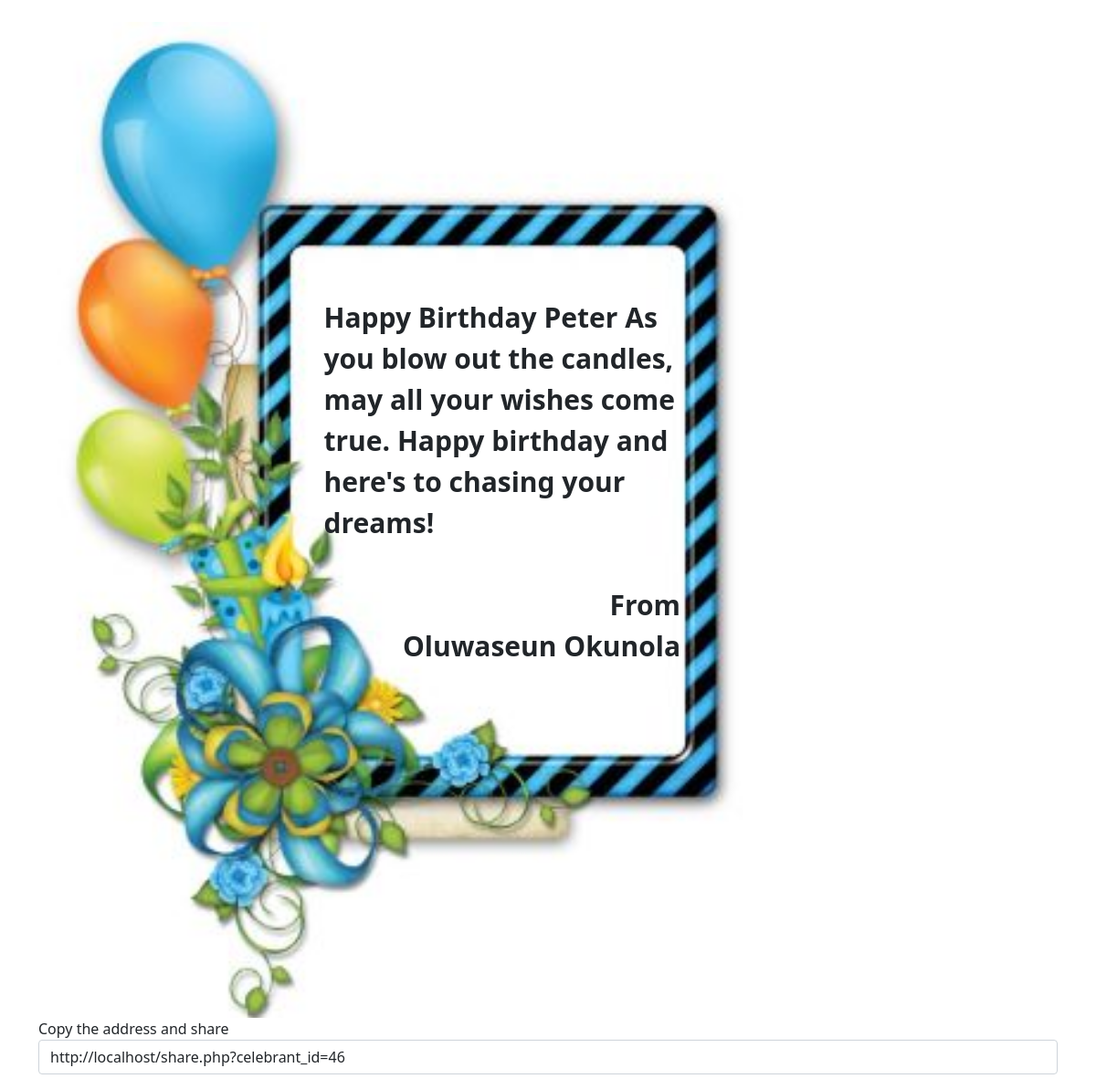
The page /share.php?celebrant_id=46 on the database its author committed.
### tables this page shows
CREATE TABLE `celebrant` (
  `celebrant_id` int(11) NOT NULL,
  `celebrant` varchar(225) NOT NULL,
  `sender` varchar(225) NOT NULL,
  `greeting` varchar(255) NOT NULL,
  `date` timestamp NOT NULL DEFAULT current_timestamp() ON UPDATE current_timestamp()
);

CREATE TABLE `greetings` (
  `id` int(11) NOT NULL,
  `greetings` varchar(1000) NOT NULL,
  `date` timestamp NOT NULL DEFAULT current_timestamp() ON UPDATE current_timestamp()
);

CREATE TABLE `users` (
  `user_id` int(11) NOT NULL,
  `fname` varchar(255) NOT NULL,
  `lname` varchar(255) NOT NULL,
  `address` varchar(1000) NOT NULL,
  `city` varchar(255) NOT NULL,
  `state` varchar(255) NOT NULL,
  `email` varchar(255) NOT NULL,
  `password` varchar(200) NOT NULL,
  `zip` varchar(100) NOT NULL
);

### share.php (the view, shortened to what this page needs)
<?php
include 'header.php';
include 'connect.php';
?>
<section id="About">
            <div class="container" style="padding-top: 2%;">
           <?php
           if(isset($_GET["celebrant_id"])){
           $celebrant_id = $_GET["celebrant_id"];
            $re = mysqli_query($conn, "SELECT * FROM celebrant where celebrant_id = '$celebrant_id' ");
              $result3 = mysqli_fetch_assoc($re);
            $celebrant = $result3['celebrant'];
            $greeting = $result3['greeting'];
            $sender = $result3['sender'];
            ?>
            <div style="background: url('frame/Celebrationv2.jpg'); background-repeat: no-repeat; background-size: cover; padding-bottom: 5%; padding-top: 20%; width: 70%;">
              <div style="padding-top: 10%; padding-left: 40%; padding-right: 10%; padding-bottom: 40%; font-size: 30px; font-weight: bold;">
             Happy Birthday <?php echo $celebrant; ?>
              <?php
              $res = mysqli_query($conn, "SELECT * FROM greetings where id = '$greeting' ");
              $result = mysqli_fetch_assoc($res);
                 echo $result['greetings'];
              ?>
              <br><br>
              <p align="right">From
              <br>
              <?php
              $sql = mysqli_query($conn, "SELECT * FROM users where user_id = '$sender' ");
              $row = mysqli_fetch_assoc($sql);
              echo $row['fname'].' '.$row['lname'];
              ?></p>
            </div>
            </div>
            <?php
          }
           ?>
           <p>
            Copy the address and share
           <input type="" name="" class="form-control" value="<?php
    if(isset($_SERVER['HTTPS']) && $_SERVER['HTTPS'] === 'on')
         $url = "https://";
    else
         $url = "http://";
    $url.= $_SERVER['HTTP_HOST'];
    $url.= $_SERVER['REQUEST_URI'];
    echo $url;
  ?>">
          </p>
            </div>
        </section>

### rows shown on the page
celebrant: celebrant "Peter"
greetings: greetings "As you blow out the candles, may all your wishes come true. Happy birthday and here's to chasing your dreams!"
users: fname "Oluwaseun", lname "Okunola"
